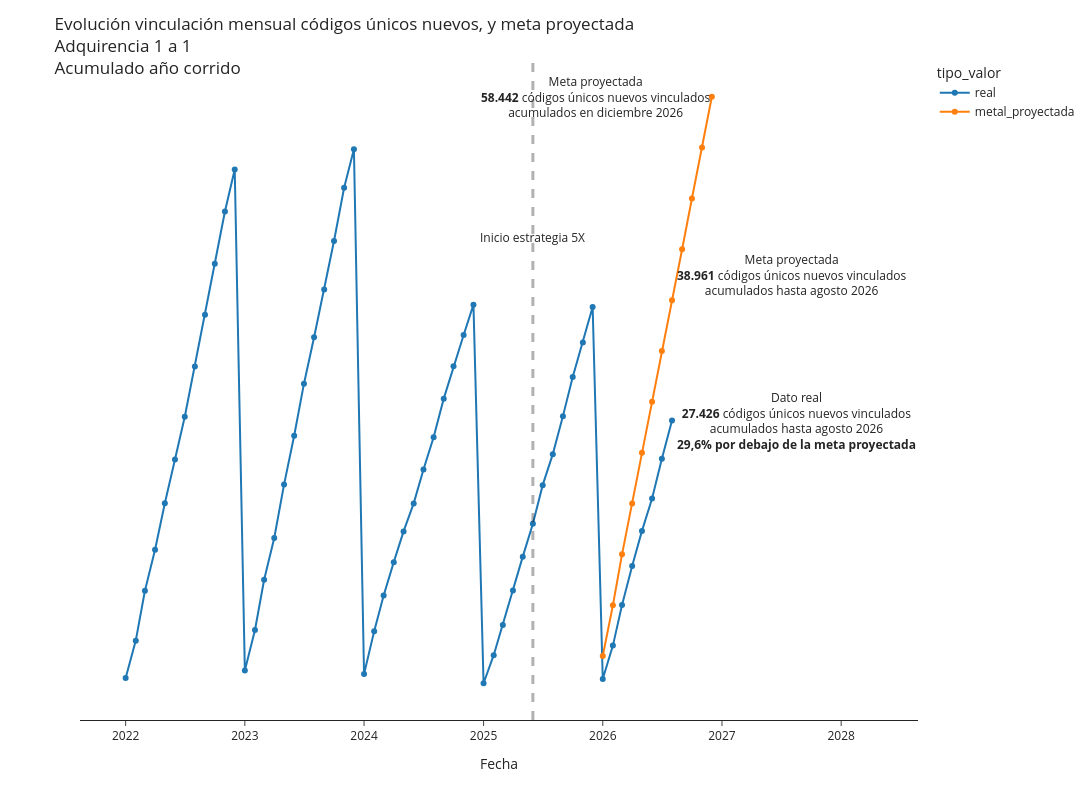

The cell this chart's notebook holds for it:
### Code cell
fig = px.line(df_plot, x="fecha", y="valor", color='tipo_valor',markers=True, template='simple_white', width=1600, height=800)
fig.add_vline(x='2025-06-01', line_width=3, line_dash="dash")
fig.update_layout(
    title={
        'text': "Evolución vinculación mensual códigos únicos nuevos, y meta proyectada<br>Adquirencia 1 a 1<br>Acumulado año corrido",
        'xanchor': 'left',
        'yanchor': 'top'},
    xaxis=dict(
            title=dict(
                text="Fecha"
            )),
    yaxis=dict(
            title=dict(
                text="Número de códigos únicos nuevos vinculados<br>acumulados año corrido<br>adquirencia 1 a 1"
            ))
)

fig.update_yaxes(visible=False)
fig.add_annotation(x='2025-06-01', y=45000,
            text="Inicio estrategia 5X",
            showarrow=False,
            arrowhead=1)

fig.add_annotation(x='2026-12-01', y=58452,
            text="Meta proyectada<br><b>58.442</b> códigos únicos nuevos vinculados<br>acumulados en diciembre 2026",
            showarrow=False,
            xanchor='right')
fig.add_annotation(x='2026-08-01', y=38961,
            text="Meta proyectada<br><b>38.961</b> códigos únicos nuevos vinculados<br>acumulados hasta agosto 2026",
            showarrow=False,
            xanchor='left',
            xshift=3,
            yshift=25)
fig.add_annotation(x='2026-08-01', y=27426,
            text="Dato real<br><b>27.426</b> códigos únicos nuevos vinculados<br>acumulados hasta agosto 2026<br><b>29,6% por debajo de la meta proyectada</b>",
            showarrow=False,
            xanchor='left',
            xshift=3)


fig.show()

### Figure 1 — Plotly figure (JSON) as saved in the notebook; plotly's stock layout.template omitted (floating-point values rounded to 4 significant figures)
{"data": [{"hovertemplate": "tipo_valor=real<br>fecha=%{x}<br>valor=%{y}<extra></extra>", "legendgroup": "real", "line": {"color": "#1F77B4", "dash": "solid"}, "marker": {"symbol": "circle"}, "mode": "markers+lines", "name": "real", "orientation": "v", "showlegend": true, "type": "scatter", "x": ["2026-08-01T00:00:00", "2026-07-01T00:00:00", "2026-06-01T00:00:00", "2026-05-01T00:00:00", "2026-04-01T00:00:00", "2026-03-01T00:00:00", "2026-02-01T00:00:00", "2026-01-01T00:00:00", "2025-12-01T00:00:00", "2025-11-01T00:00:00", "2025-10-01T00:00:00", "2025-09-01T00:00:00", "2025-08-01T00:00:00", "2025-07-01T00:00:00", "2025-06-01T00:00:00", "2025-05-01T00:00:00", "2025-04-01T00:00:00", "2025-03-01T00:00:00", "2025-02-01T00:00:00", "2025-01-01T00:00:00", "2024-12-01T00:00:00", "2024-11-01T00:00:00", "2024-10-01T00:00:00", "2024-09-01T00:00:00", "2024-08-01T00:00:00", "2024-07-01T00:00:00", "2024-06-01T00:00:00", "2024-05-01T00:00:00", "2024-04-01T00:00:00", "2024-03-01T00:00:00", "2024-02-01T00:00:00", "2024-01-01T00:00:00", "2023-12-01T00:00:00", "2023-11-01T00:00:00", "2023-10-01T00:00:00", "2023-09-01T00:00:00", "2023-08-01T00:00:00", "2023-07-01T00:00:00", "2023-06-01T00:00:00", "2023-05-01T00:00:00", "2023-04-01T00:00:00", "2023-03-01T00:00:00", "2023-02-01T00:00:00", "2023-01-01T00:00:00", "2022-12-01T00:00:00", "2022-11-01T00:00:00", "2022-10-01T00:00:00", "2022-09-01T00:00:00", "2022-08-01T00:00:00", "2022-07-01T00:00:00", "2022-06-01T00:00:00", "2022-05-01T00:00:00", "2022-04-01T00:00:00", "2022-03-01T00:00:00", "2022-02-01T00:00:00", "2022-01-01T00:00:00"], "xaxis": "x", "y": [27426, 23778, 19966, 16859, 13495, 9756, 5869, 2669, 38305, 34893, 31609, 27850, 24210, 21240, 17541, 14390, 11159, 7842, 4955, 2264, 38529, 35619, 32639, 29526, 25820, 22743, 19493, 16810, 13864, 10666, 7236, 3144, 53417, 49728, 44622, 39977, 35412, 30959, 25969, 21293, 16181, 12175, 7365, 3491, 51480, 47450, 42447, 37558, 32611, 27788, 23697, 19497, 15050, 11127, 6346, 2756], "yaxis": "y"}, {"hovertemplate": "tipo_valor=metal_proyectada<br>fecha=%{x}<br>valor=%{y}<extra></extra>", "legendgroup": "metal_proyectada", "line": {"color": "#FF7F0E", "dash": "solid"}, "marker": {"symbol": "circle"}, "mode": "markers+lines", "name": "metal_proyectada", "orientation": "v", "showlegend": true, "type": "scatter", "x": ["2026-01-01T00:00:00", "2026-02-01T00:00:00", "2026-03-01T00:00:00", "2026-04-01T00:00:00", "2026-05-01T00:00:00", "2026-06-01T00:00:00", "2026-07-01T00:00:00", "2026-08-01T00:00:00", "2026-09-01T00:00:00", "2026-10-01T00:00:00", "2026-11-01T00:00:00", "2026-12-01T00:00:00"], "xaxis": "x", "y": [4870.0, 9740.0, 14610.0, 19480.0, 24350.0, 29220.0, 34090.0, 38960.0, 43830.0, 48700.0, 53570.0, 58440.0], "yaxis": "y"}], "layout": {"annotations": [{"arrowhead": 1, "showarrow": false, "text": "Inicio estrategia 5X", "x": "2025-06-01", "y": 45000}, {"showarrow": false, "text": "Meta proyectada<br><b>58.442</b> códigos únicos nuevos vinculados<br>acumulados en diciembre 2026", "x": "2026-12-01", "xanchor": "right", "y": 58452}, {"showarrow": false, "text": "Meta proyectada<br><b>38.961</b> códigos únicos nuevos vinculados<br>acumulados hasta agosto 2026", "x": "2026-08-01", "xanchor": "left", "xshift": 3, "y": 38961, "yshift": 25}, {"showarrow": false, "text": "Dato real<br><b>27.426</b> códigos únicos nuevos vinculados<br>acumulados hasta agosto 2026<br><b>29,6% por debajo de la meta proyectada</b>", "x": "2026-08-01", "xanchor": "left", "xshift": 3, "y": 27426}], "height": 800, "legend": {"title": {"text": "tipo_valor"}, "tracegroupgap": 0}, "margin": {"t": 60}, "shapes": [{"line": {"dash": "dash", "width": 3}, "type": "line", "x0": "2025-06-01", "x1": "2025-06-01", "xref": "x", "y0": 0, "y1": 1, "yref": "y domain"}], "title": {"text": "Evolución vinculación mensual códigos únicos nuevos, y meta proyectada<br>Adquirencia 1 a 1<br>Acumulado año corrido", "xanchor": "left", "yanchor": "top"}, "width": 1600, "xaxis": {"anchor": "y", "domain": [0, 1], "title": {"text": "Fecha"}}, "yaxis": {"anchor": "x", "domain": [0, 1], "title": {"text": "Número de códigos únicos nuevos vinculados<br>acumulados año corrido<br>adquirencia 1 a 1"}, "visible": false}}}
